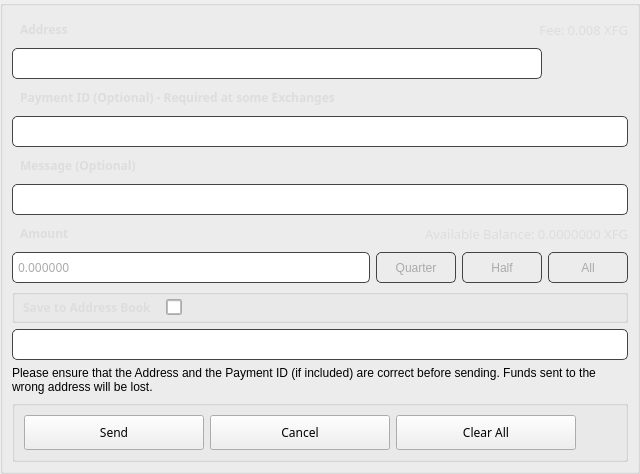
       <widget class="QGroupBox" name="sendBox">
        <property name="styleSheet">
         <string notr="true"/>
        </property>
        <property name="title">
         <string/>
        </property>
        <layout class="QGridLayout" name="gridLayout_12">
         <property name="leftMargin">
          <number>9</number>
         </property>
         <property name="rightMargin">
          <number>9</number>
         </property>
         <property name="bottomMargin">
          <number>9</number>
         </property>
         <item row="2" column="0" colspan="4">
          <widget class="QLabel" name="pidLabel">
           <property name="minimumSize">
            <size>
             <width>0</width>
             <height>25</height>
            </size>
           </property>
           <property name="font">
            <font>
             <family>Poppins</family>
             <weight>75</weight>
             <bold>true</bold>
            </font>
           </property>
           <property name="styleSheet">
            <string notr="true">color: #ddd;   font-weight: bold;
border: none;
padding-left: 5px</string>
           </property>
           <property name="text">
            <string>Payment ID (Optional) - Required at some Exchanges</string>
           </property>
          </widget>
         </item>
         <item row="6" column="0" colspan="3">
          <widget class="QLabel" name="amountLabel">
           <property name="minimumSize">
            <size>
             <width>0</width>
             <height>25</height>
            </size>
           </property>
           <property name="font">
            <font>
             <family>Poppins</family>
             <weight>75</weight>
             <bold>true</bold>
            </font>
           </property>
           <property name="styleSheet">
            <string notr="true">color: #ddd;   font-weight: bold;
border: none;
padding-left: 5px</string>
           </property>
           <property name="text">
            <string>Amount</string>
           </property>
          </widget>
         </item>
         <item row="3" column="0" colspan="8">
          <widget class="QLineEdit" name="m_paymentIdEdit">
           <property name="minimumSize">
            <size>
             <width>0</width>
             <height>31</height>
            </size>
           </property>
           <property name="font">
            <font>
             <family>Poppins</family>
            </font>
           </property>
           <property name="styleSheet">
            <string notr="true">padding: 3px; border: 1px solid #444; border-radius: 5px;   color: #aaa;</string>
           </property>
           <property name="text">
            <string/>
           </property>
          </widget>
         </item>
         <item row="8" column="0" colspan="8">
          <widget class="QGroupBox" name="horizontalGroupBox_1">
           <property name="sizePolicy">
            <sizepolicy hsizetype="Expanding" vsizetype="Preferred">
             <horstretch>0</horstretch>
             <verstretch>0</verstretch>
            </sizepolicy>
           </property>
           <layout class="QHBoxLayout" name="horizontalLayout_5">
            <property name="spacing">
             <number>10</number>
            </property>
            <property name="leftMargin">
             <number>0</number>
            </property>
            <property name="topMargin">
             <number>0</number>
            </property>
            <property name="rightMargin">
             <number>0</number>
            </property>
            <property name="bottomMargin">
             <number>0</number>
            </property>
            <item>
             <widget class="QLabel" name="labelLabel">
              <property name="minimumSize">
               <size>
                <width>0</width>
                <height>25</height>
               </size>
              </property>
              <property name="font">
               <font>
                <family>Poppins</family>
                <weight>75</weight>
                <bold>true</bold>
               </font>
              </property>
              <property name="styleSheet">
               <string notr="true">color: #ddd;   font-weight: bold;
border: none;
padding-left: 5px</string>
              </property>
              <property name="text">
               <string>Save to Address Book</string>
              </property>
              <property name="alignment">
               <set>Qt::AlignLeading|Qt::AlignLeft|Qt::AlignVCenter</set>
              </property>
             </widget>
            </item>
            <item>
             <widget class="QCheckBox" name="m_saveAddress">
              <property name="sizePolicy">
            <sizepolicy hsizetype="Preferred" vsizetype="Preferred">
                <horstretch>0</horstretch>
                <verstretch>0</verstretch>
               </sizepolicy>
              </property>
              <property name="minimumSize">
               <size>
                <width>16</width>
                <height>16</height>
               </size>
              </property>
              <property name="maximumSize">
               <size>
                <width>16</width>
                <height>16</height>
               </size>
              </property>
              <property name="sizeIncrement">
               <size>
                <width>0</width>
                <height>0</height>
               </size>
              </property>
              <property name="styleSheet">
               <string notr="true">border: 1px solid #aaa;
color: #fff;
border-radius: 2px;</string>
              </property>
              <property name="text">
               <string/>
              </property>
             </widget>
            </item>
            <item>
             <spacer name="horizontalSpacer_10">
              <property name="orientation">
               <enum>Qt::Horizontal</enum>
              </property>
              <property name="sizeHint" stdset="0">
               <size>
                <width>40</width>
                <height>20</height>
               </size>
              </property>
             </spacer>
            </item>
           </layout>
          </widget>
         </item>
         <item row="7" column="0" colspan="5">
          <widget class="QLineEdit" name="m_amountEdit">
           <property name="minimumSize">
            <size>
             <width>74</width>
             <height>31</height>
            </size>
           </property>
           <property name="maximumSize">
            <size>
             <width>16777215</width>
             <height>16777215</height>
            </size>
           </property>
           <property name="font">
            <font>
             <family>Poppins</family>
            </font>
           </property>
           <property name="styleSheet">
            <string notr="true">padding: 3px; border: 1px solid #444; border-radius: 5px;   color: #aaa;</string>
           </property>
           <property name="text">
            <string>0.000000</string>
           </property>
          </widget>
         </item>
         <item row="7" column="5">
          <widget class="QPushButton" name="m_percent25">
           <property name="minimumSize">
            <size>
             <width>80</width>
             <height>31</height>
            </size>
           </property>
           <property name="maximumSize">
            <size>
             <width>80</width>
             <height>16777215</height>
            </size>
           </property>
           <property name="styleSheet">
            <string notr="true">QPushButton#m_percent25{ padding: 3px; border: 1px solid #444; border-radius: 5px;   color: #aaa; }
                                                    QPushButton#m_percent25:hover{ color: white;}
                                                </string>
           </property>
           <property name="text">
            <string>Quarter</string>
           </property>
          </widget>
         </item>
         <item row="7" column="6">
          <widget class="QPushButton" name="m_percent50">
           <property name="minimumSize">
            <size>
             <width>80</width>
             <height>31</height>
            </size>
           </property>
           <property name="maximumSize">
            <size>
             <width>80</width>
             <height>16777215</height>
            </size>
           </property>
           <property name="styleSheet">
            <string notr="true">QPushButton#m_percent50{ padding: 3px; border: 1px solid #444; border-radius: 5px;   color: #aaa;}
                                                    QPushButton#m_percent50:hover{ color: white;}
                                                </string>
           </property>
           <property name="text">
            <string>Half</string>
           </property>
          </widget>
         </item>
         <item row="0" column="0">
          <widget class="QLabel" name="adressLabel">
           <property name="minimumSize">
            <size>
             <width>0</width>
             <height>25</height>
            </size>
           </property>
           <property name="font">
            <font>
             <family>Poppins</family>
             <weight>75</weight>
             <bold>true</bold>
            </font>
           </property>
           <property name="styleSheet">
            <string notr="true">color: #ddd;   font-weight: bold;
border: none;
padding-left: 5px</string>
           </property>
           <property name="text">
            <string>Address</string>
           </property>
          </widget>
         </item>
         <item row="9" column="0" colspan="8">
          <widget class="QLineEdit" name="m_addressLabel">
           <property name="minimumSize">
            <size>
             <width>100</width>
             <height>31</height>
            </size>
           </property>
           <property name="maximumSize">
            <size>
             <width>16777215</width>
             <height>16777215</height>
            </size>
           </property>
           <property name="font">
            <font>
             <family>Poppins</family>
            </font>
           </property>
           <property name="styleSheet">
            <string notr="true">padding: 3px; border: 1px solid #444; border-radius: 5px;   color: #aaa;</string>
           </property>
           <property name="text">
            <string/>
           </property>
          </widget>
         </item>
         <item row="10" column="0" colspan="8">
          <widget class="QLabel" name="sendFundsWarningLabel">
           <property name="sizePolicy">
            <sizepolicy hsizetype="Preferred" vsizetype="Preferred">
             <horstretch>0</horstretch>
             <verstretch>0</verstretch>
            </sizepolicy>
           </property>
           <property name="styleSheet">
            <string notr="true">border: none;</string>
           </property>
           <property name="text">
            <string>Please ensure that the Address and the Payment ID (if included) are correct before sending. Funds sent to the wrong address will be lost.</string>
           </property>
           <property name="alignment">
            <set>Qt::AlignLeading|Qt::AlignLeft|Qt::AlignTop</set>
           </property>
           <property name="wordWrap">
            <bool>true</bool>
           </property>
          </widget>
         </item>
         <item row="1" column="7">
          <widget class="QPushButton" name="m_addressBookButton">
           <property name="minimumSize">
            <size>
             <width>25</width>
             <height>25</height>
            </size>
           </property>
           <property name="maximumSize">
            <size>
             <width>80</width>
             <height>25</height>
            </size>
           </property>
           <property name="font">
            <font>
             <family>Poppins</family>
            </font>
           </property>
           <property name="styleSheet">
            <string notr="true">border: none;</string>
           </property>
           <property name="text">
            <string/>
           </property>
           <property name="icon">
            <iconset resource="../../resources.qrc">
             <normaloff>:/icons/address-book</normaloff>:/icons/address-book</iconset>
           </property>
          </widget>
         </item>
         <item row="7" column="7">
          <widget class="QPushButton" name="m_percent100">
           <property name="minimumSize">
            <size>
             <width>80</width>
             <height>31</height>
            </size>
           </property>
           <property name="maximumSize">
            <size>
             <width>80</width>
             <height>16777215</height>
            </size>
           </property>
           <property name="styleSheet">
            <string notr="true">QPushButton#m_percent100{ padding: 3px; border: 1px solid #444; border-radius: 5px;   color: #aaa;}
                                                    QPushButton#m_percent100:hover{ color: white;}
                                                </string>
           </property>
           <property name="text">
            <string>All</string>
           </property>
          </widget>
         </item>
         <item row="5" column="0" colspan="8">
          <widget class="QLineEdit" name="m_messageEdit">
           <property name="minimumSize">
            <size>
             <width>360</width>
             <height>31</height>
            </size>
           </property>
           <property name="maximumSize">
            <size>
             <width>16777215</width>
             <height>16777215</height>
            </size>
           </property>
           <property name="font">
            <font>
             <family>Poppins</family>
            </font>
           </property>
           <property name="styleSheet">
            <string notr="true">padding: 3px; border: 1px solid #444; border-radius: 5px;   color: #aaa;</string>
           </property>
           <property name="text">
            <string/>
           </property>
          </widget>
         </item>
         <item row="4" column="0" colspan="3">
          <widget class="QLabel" name="amountLabel_2">
           <property name="minimumSize">
            <size>
             <width>0</width>
             <height>25</height>
            </size>
           </property>
           <property name="font">
            <font>
             <family>Poppins</family>
             <weight>75</weight>
             <bold>true</bold>
            </font>
           </property>
           <property name="styleSheet">
            <string notr="true">color: #ddd;   font-weight: bold;
border: none;
padding-left: 5px</string>
           </property>
           <property name="text">
            <string>Message (Optional)</string>
           </property>
          </widget>
         </item>
         <item row="13" column="0" colspan="8">
          <widget class="QGroupBox" name="horizontalGroupBox_sendFundsButtons">
           <layout class="QHBoxLayout" name="horizontalLayout">
            <item>
             <widget class="QPushButton" name="b1_sendFundsButton">
              <property name="sizePolicy">
               <sizepolicy hsizetype="Minimum" vsizetype="Fixed">
                <horstretch>0</horstretch>
                <verstretch>0</verstretch>
               </sizepolicy>
              </property>
              <property name="minimumSize">
               <size>
                <width>180</width>
                <height>35</height>
               </size>
              </property>
              <property name="maximumSize">
               <size>
                <width>180</width>
                <height>35</height>
               </size>
              </property>
              <property name="font">
               <font>
                <family>Poppins</family>
               </font>
              </property>
              <property name="styleSheet">
               <string notr="true">/* This button style is handled automatically by OverviewFrame:setStyles() (in OverviewFrame.cpp) */</string>
              </property>
              <property name="text">
               <string>Send</string>
              </property>
             </widget>
            </item>
            <item>
             <widget class="QPushButton" name="b1_cancelButton">
              <property name="minimumSize">
               <size>
                <width>180</width>
                <height>35</height>
               </size>
              </property>
              <property name="maximumSize">
               <size>
                <width>180</width>
                <height>35</height>
               </size>
              </property>
              <property name="font">
               <font>
                <family>Poppins</family>
               </font>
              </property>
              <property name="styleSheet">
               <string notr="true">/* This button style is handled automatically by OverviewFrame:setStyles() (in OverviewFrame.cpp) */</string>
              </property>
              <property name="text">
               <string>Cancel</string>
              </property>
             </widget>
            </item>
            <item>
             <widget class="QPushButton" name="b1_clearAllButton">
              <property name="minimumSize">
               <size>
                <width>180</width>
                <height>35</height>
               </size>
              </property>
              <property name="maximumSize">
               <size>
                <width>180</width>
                <height>35</height>
               </size>
              </property>
              <property name="font">
               <font>
                <family>Poppins</family>
               </font>
              </property>
              <property name="cursor">
               <cursorShape>ArrowCursor</cursorShape>
              </property>
              <property name="styleSheet">
               <string notr="true">/* This button style is handled automatically by OverviewFrame:setStyles() (in OverviewFrame.cpp) */</string>
              </property>
              <property name="text">
               <string>Clear All</string>
              </property>
             </widget>
            </item>
            <item>
             <spacer name="horizontalSpacer_6">
              <property name="orientation">
               <enum>Qt::Horizontal</enum>
              </property>
              <property name="sizeHint" stdset="0">
               <size>
                <width>40</width>
                <height>20</height>
               </size>
              </property>
             </spacer>
            </item>
           </layout>
          </widget>
         </item>
         <item row="1" column="0" colspan="7">
          <widget class="QLineEdit" name="m_addressEdit">
           <property name="minimumSize">
            <size>
             <width>0</width>
             <height>31</height>
            </size>
           </property>
           <property name="font">
            <font>
             <family>Poppins</family>
            </font>
           </property>
           <property name="styleSheet">
            <string notr="true">padding: 3px; border: 1px solid #444; border-radius: 5px;   color: #aaa;</string>
           </property>
           <property name="text">
            <string/>
           </property>
          </widget>
         </item>
         <item row="0" column="4" colspan="4">
          <widget class="QLabel" name="m_sendFee">
           <property name="minimumSize">
            <size>
             <width>100</width>
             <height>25</height>
            </size>
           </property>
           <property name="maximumSize">
            <size>
             <width>16777215</width>
             <height>16777215</height>
            </size>
           </property>
           <property name="font">
            <font>
             <family>Poppins</family>
             <pointsize>10</pointsize>
            </font>
           </property>
           <property name="styleSheet">
            <string notr="true">color: #ddd;  
border: none;</string>
           </property>
           <property name="text">
            <string notr="true">Fee: 0.008 XFG</string>
           </property>
           <property name="alignment">
            <set>Qt::AlignLeading|Qt::AlignLeft|Qt::AlignRight|Qt::AlignTrailing|Qt::AlignVCenter</set>
           </property>
          </widget>
         </item>
         <item row="6" column="4" colspan="4">
          <widget class="QLabel" name="m_balanceLabel">
           <property name="minimumSize">
            <size>
             <width>100</width>
             <height>25</height>
            </size>
           </property>
           <property name="maximumSize">
            <size>
             <width>16777215</width>
             <height>16777215</height>
            </size>
           </property>
           <property name="font">
            <font>
             <family>Poppins</family>
             <pointsize>10</pointsize>
            </font>
           </property>
           <property name="styleSheet">
            <string notr="true">color: #ddd;  
border: none;</string>
           </property>
           <property name="text">
            <string notr="true">Available Balance: 0.0000000 XFG</string>
           </property>
           <property name="alignment">
            <set>Qt::AlignRight|Qt::AlignTrailing|Qt::AlignVCenter</set>
           </property>
          </widget>
         </item>
        </layout>
       </widget>
